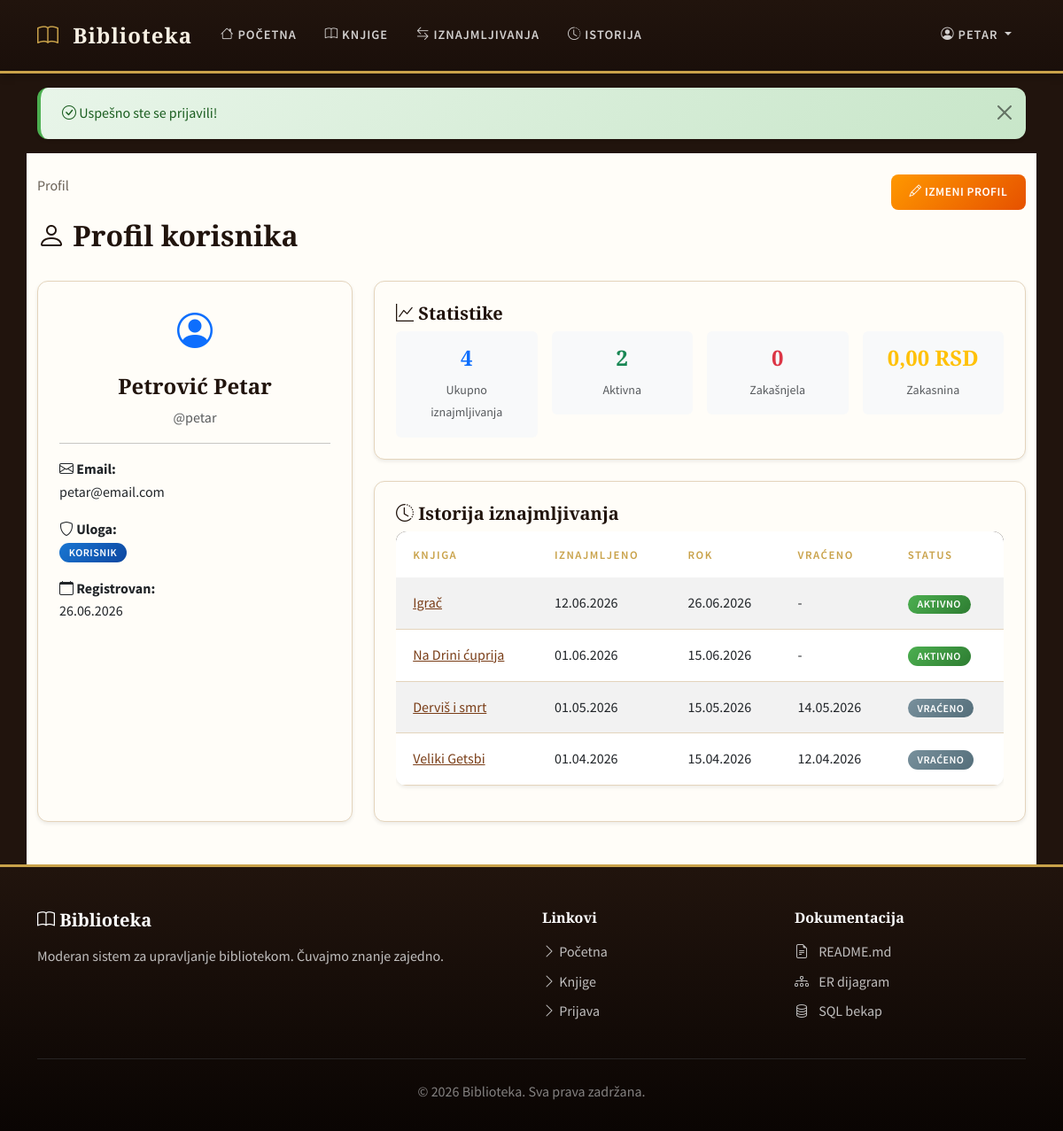
/index.php?page=user_profile (signed in), run on the app's committed database.
### tables this page shows
CREATE TABLE `users` (
    `id` INT UNSIGNED NOT NULL AUTO_INCREMENT,
    `username` VARCHAR(50) NOT NULL,
    `password` VARCHAR(255) NOT NULL,
    `email` VARCHAR(100) NOT NULL,
    `full_name` VARCHAR(100) NOT NULL,
    `role` ENUM('user', 'employee') NOT NULL DEFAULT 'user',
    `created_at` TIMESTAMP NOT NULL DEFAULT CURRENT_TIMESTAMP,
    PRIMARY KEY (`id`),
    UNIQUE KEY `uk_username` (`username`),
    UNIQUE KEY `uk_email` (`email`)
);

CREATE TABLE `rentals` (
    `id` INT UNSIGNED NOT NULL AUTO_INCREMENT,
    `book_id` INT UNSIGNED NOT NULL,
    `user_id` INT UNSIGNED NOT NULL,
    `rental_date` DATE NOT NULL,
    `due_date` DATE NOT NULL,
    `return_date` DATE DEFAULT NULL,
    `status` ENUM('active', 'returned', 'late') NOT NULL DEFAULT 'active',
    `late_fee` DECIMAL(10,2) NOT NULL DEFAULT 0.00,
    `created_at` TIMESTAMP NOT NULL DEFAULT CURRENT_TIMESTAMP,
    PRIMARY KEY (`id`),
    KEY `idx_book_id` (`book_id`),
    KEY `idx_user_id` (`user_id`),
    KEY `idx_status` (`status`),
    KEY `idx_rental_date` (`rental_date`),
    KEY `idx_due_date` (`due_date`),
    CONSTRAINT `fk_rentals_book` FOREIGN KEY (`book_id`) REFERENCES `books` (`id`) ON DELETE RESTRICT ON UPDATE CASCADE,
    CONSTRAINT `fk_rentals_user` FOREIGN KEY (`user_id`) REFERENCES `users` (`id`) ON DELETE RESTRICT ON UPDATE CASCADE
);

CREATE TABLE `books` (
    `id` INT UNSIGNED NOT NULL AUTO_INCREMENT,
    `title` VARCHAR(200) NOT NULL,
    `author` VARCHAR(100) NOT NULL,
    `isbn` VARCHAR(20) DEFAULT NULL,
    `genre` VARCHAR(50) DEFAULT NULL,
    `year` INT DEFAULT NULL,
    `available_copies` INT NOT NULL DEFAULT 0,
    `total_copies` INT NOT NULL DEFAULT 1,
    `description` TEXT DEFAULT NULL,
    `cover_image` VARCHAR(255) DEFAULT NULL,
    `created_at` TIMESTAMP NOT NULL DEFAULT CURRENT_TIMESTAMP,
    PRIMARY KEY (`id`),
    UNIQUE KEY `uk_isbn` (`isbn`),
    KEY `idx_author` (`author`),
    KEY `idx_genre` (`genre`),
    KEY `idx_year` (`year`)
);

### controllers/BaseController.php (called while the page is built)
<?php
class BaseController {
    protected $viewBasePath;
    public function __construct($viewBasePath) {
        $this->viewBasePath = rtrim($viewBasePath, '/');
    }
    protected function render($viewPath) {
        require $this->viewBasePath . '/' . ltrim($viewPath, '/');
    }
}

### controllers/UserController.php (called while the page is built, shortened)
<?php
class UserController extends BaseController {
    public function profile() {
        $this->render('users/profile.php');
    }
}

### index.php (called while the page is built, shortened)
<?php
require_once __DIR__ . '/config/database.php';
require_once __DIR__ . '/helpers/functions.php';
require_once __DIR__ . '/helpers/auth.php';
require_once __DIR__ . '/models/User.php';
require_once __DIR__ . '/controllers/BaseController.php';
require_once __DIR__ . '/controllers/UserController.php';
$page = $_GET['page'] ?? 'home';
require_once __DIR__ . '/views/layouts/header.php';
$viewBasePath = __DIR__ . '/views';
$routes = [
    'home' => [new PageController($viewBasePath), 'home'],
    'login' => [new PageController($viewBasePath), 'login'],
    'register' => [new PageController($viewBasePath), 'register'],
    'logout' => [new PageController($viewBasePath), 'logout'],
    'books' => [new BookController($viewBasePath), 'index'],
    'book_show' => [new BookController($viewBasePath), 'show'],
    'book_create' => [new BookController($viewBasePath), 'create'],
    'book_edit' => [new BookController($viewBasePath), 'edit'],
    'book_delete' => [new BookController($viewBasePath), 'delete'],
    'rentals' => [new RentalController($viewBasePath), 'index'],
    'rental_create' => [new RentalController($viewBasePath), 'create'],
    'rental_return' => [new RentalController($viewBasePath), 'returnBook'],
    'rental_history' => [new RentalController($viewBasePath), 'history'],
    'users' => [new UserController($viewBasePath), 'index'],
    'user_profile' => [new UserController($viewBasePath), 'profile'],
    'user_edit' => [new UserController($viewBasePath), 'edit'],
    'user_delete' => [new UserController($viewBasePath), 'delete'],
    'statistics' => [new StatisticsController($viewBasePath), 'index'],
];
$route = $routes[$page] ?? [new PageController($viewBasePath), 'notFound'];
call_user_func($route);
require_once __DIR__ . '/views/layouts/footer.php';
?>

### helpers/auth.php (called while the page is built, shortened)
<?php
function isLoggedIn() {
    return isset($_SESSION['user_id']);
}
function isEmployee() {
    return $_SESSION['user_role'] === 'employee';
}

### config/database.php (called while the page is built, shortened)
<?php
class Database {
    private static $instance = null;
    private $connection;
    private function __construct() {
        try {
            $dsn = "mysql:host=" . DB_HOST . ";port=" . DB_PORT . ";dbname=" . DB_NAME . ";charset=utf8mb4";
            $this->connection = new PDO($dsn, DB_USER, DB_PASS, [
                PDO::ATTR_ERRMODE => PDO::ERRMODE_EXCEPTION,
                PDO::ATTR_DEFAULT_FETCH_MODE => PDO::FETCH_ASSOC,
                PDO::ATTR_EMULATE_PREPARES => false
            ]);
        } catch (PDOException $e) {
            error_log('Greška pri konekciji sa bazom: ' . $e->getMessage());
            die('Konekcija sa bazom trenutno nije dostupna. Proverite podešavanja u config/database.php.');
        }
    }
    public static function getInstance() {
        if (self::$instance === null) {
            self::$instance = new self();
        }
        return self::$instance;
    }
    public function getConnection() {
        return $this->connection;
    }
}
function getDB() {
    return Database::getInstance()->getConnection();
}

### models/User.php (called while the page is built, shortened)
<?php
class User {
    private $db;
    public function __construct() {
        $this->db = getDB();
    }
    public function getById($id) {
        $stmt = $this->db->prepare("SELECT id, username, email, full_name, role, created_at FROM users WHERE id = ?");
        $stmt->execute([$id]);
        return $stmt->fetch();
    }
    public function getRentalHistory($userId) {
        $stmt = $this->db->prepare("
            SELECT r.*, b.title as book_title, b.author as book_author
            FROM rentals r
            JOIN books b ON r.book_id = b.id
            WHERE r.user_id = ?
            ORDER BY r.rental_date DESC
        ");
        $stmt->execute([$userId]);
        return $stmt->fetchAll();
    }
}

### helpers/functions.php (called while the page is built, shortened)
<?php
function e($string) {
    return htmlspecialchars($string, ENT_QUOTES, 'UTF-8');
}
function formatDate($date) {
    if (!$date) return '-';
    return date('d.m.Y', strtotime($date));
}
function formatCurrency($amount) {
    return number_format($amount, 2, ',', '.') . ' RSD';
}

### views/users/profile.php (the view, shortened to what this page needs)
<?php
$userModel = new User();
$userId = intval($_GET['id'] ?? $_SESSION['user_id']);
$korisnik = $userModel->getById($userId);
$istorijaIznajmljivanja = $userModel->getRentalHistory($userId);
$ukupnoIznajmljivanja = count($istorijaIznajmljivanja);
$aktivnaIznajmljivanja = 0;
$kasnaIznajmljivanja = 0;
$ukupnaZakasnina = 0;
foreach ($istorijaIznajmljivanja as $iznajmljivanje) {
    if ($iznajmljivanje['status'] === 'active') {
        $aktivnaIznajmljivanja++;
    } elseif ($iznajmljivanje['status'] === 'late') {
        $kasnaIznajmljivanja++;
    }
    $ukupnaZakasnina += $iznajmljivanje['late_fee'];
}
?>
<div class="row mb-4">
    <div class="col-md-8">
        <nav aria-label="breadcrumb">
            <ol class="breadcrumb">
                <li class="breadcrumb-item active">Profil</li>
            </ol>
        </nav>
        <h2><i class="bi bi-person"></i> Profil korisnika</h2>
    </div>
    <div class="col-md-4 text-end">
        <?php if (isEmployee() || $userId == $_SESSION['user_id']): ?>
            <a href="/index.php?page=user_edit&id=<?= $korisnik['id'] ?>" class="btn btn-warning">
                <i class="bi bi-pencil"></i> Izmeni profil
            </a>
        <?php endif; ?>
    </div>
</div>
<div class="row">
    <div class="col-md-4 mb-4">
        <div class="card h-100">
            <div class="card-body">
                <div class="text-center mb-3">
                    <i class="bi bi-person-circle fs-1 text-primary"></i>
                </div>
                <h4 class="text-center"><?= e($korisnik['full_name']) ?></h4>
                <p class="text-center text-muted">@<?= e($korisnik['username']) ?></p>
                <hr>
                <div class="mb-3">
                    <strong><i class="bi bi-envelope"></i> Email:</strong>
                    <p><?= e($korisnik['email']) ?></p>
                </div>
                <div class="mb-3">
                    <strong><i class="bi bi-shield"></i> Uloga:</strong>
                    <p>
                        <?php
                        $ulogaTekstovi = [
                            'employee' => 'Zaposleni',
                            'user' => 'Korisnik'
                        ];
                        $ulogaKlase = [
                            'employee' => 'bg-primary',
                            'user' => 'bg-info'
                        ];
                        ?>
                        <span class="badge <?= $ulogaKlase[$korisnik['role']] ?? 'bg-secondary' ?>">
                            <?= $ulogaTekstovi[$korisnik['role']] ?? $korisnik['role'] ?>
                        </span>
                    </p>
                </div>
                <div class="mb-3">
                    <strong><i class="bi bi-calendar"></i> Registrovan:</strong>
                    <p><?= formatDate($korisnik['created_at']) ?></p>
                </div>
            </div>
        </div>
    </div>
    <div class="col-md-8 mb-4">
        <div class="card mb-4">
            <div class="card-body">
                <h5 class="card-title"><i class="bi bi-graph-up"></i> Statistike</h5>
                <div class="row g-3">
                    <div class="col-md-3">
                        <div class="text-center p-3 bg-light rounded">
                            <h4 class="text-primary"><?= $ukupnoIznajmljivanja ?></h4>
                            <small class="text-muted">Ukupno iznajmljivanja</small>
                        </div>
                    </div>
                    <div class="col-md-3">
                        <div class="text-center p-3 bg-light rounded">
                            <h4 class="text-success"><?= $aktivnaIznajmljivanja ?></h4>
                            <small class="text-muted">Aktivna</small>
                        </div>
                    </div>
                    <div class="col-md-3">
                        <div class="text-center p-3 bg-light rounded">
                            <h4 class="text-danger"><?= $kasnaIznajmljivanja ?></h4>
                            <small class="text-muted">Zakašnjela</small>
                        </div>
                    </div>
                    <div class="col-md-3">
                        <div class="text-center p-3 bg-light rounded">
                            <h4 class="text-warning"><?= formatCurrency($ukupnaZakasnina) ?></h4>
                            <small class="text-muted">Zakasnina</small>
                        </div>
                    </div>
                </div>
            </div>
        </div>
        <div class="card">
            <div class="card-body">
                <h5 class="card-title"><i class="bi bi-clock-history"></i> Istorija iznajmljivanja</h5>
                <?php if (empty($istorijaIznajmljivanja)): ?>
                    <div class="alert alert-info">
                        <i class="bi bi-info-circle"></i> Nema istorije iznajmljivanja.
                    </div>
                <?php else: ?>
                    <div class="table-responsive">
                        <table class="table table-sm table-striped">
                            <thead>
                                <tr>
                                    <th>Knjiga</th>
                                    <th>Iznajmljeno</th>
                                    <th>Rok</th>
                                    <th>Vraćeno</th>
                                    <th>Status</th>
                                </tr>
                            </thead>
                            <tbody>
                                <?php foreach ($istorijaIznajmljivanja as $iznajmljivanje): ?>
                                    <tr>
                                        <td>
                                            <a href="/index.php?page=book_show&id=<?= $iznajmljivanje['book_id'] ?>">
                                                <?= e($iznajmljivanje['book_title']) ?>
                                            </a>
                                        </td>
                                        <td><?= formatDate($iznajmljivanje['rental_date']) ?></td>
                                        <td><?= formatDate($iznajmljivanje['due_date']) ?></td>
                                        <td><?= formatDate($iznajmljivanje['return_date']) ?></td>
                                        <td>
                                            <?php
                                            $statusKlase = [
                                                'active' => 'bg-success',
                                                'late' => 'bg-danger',
                                                'returned' => 'bg-secondary'
                                            ];
                                            $statusTekstovi = [
                                                'active' => 'Aktivno',
                                                'late' => 'Zakašnjelo',
                                                'returned' => 'Vraćeno'
                                            ];
                                            ?>
                                            <span class="badge <?= $statusKlase[$iznajmljivanje['status']] ?? 'bg-secondary' ?>">
                                                <?= $statusTekstovi[$iznajmljivanje['status']] ?? $iznajmljivanje['status'] ?>
                                            </span>
                                        </td>
                                    </tr>
                                <?php endforeach; ?>
                            </tbody>
                        </table>
                    </div>
                <?php endif; ?>
            </div>
        </div>
    </div>
</div>

### data on the page
users: full_name "Petrović Petar", username "petar", email "petar@email.com", role "KORISNIK", created_at "26.06.2026"
rentals: book.title "Igrač", rental_date "12.06.2026", due_date "26.06.2026", return_date "-", status "AKTIVNO"
rentals: book.title "Na Drini ćuprija", rental_date "01.06.2026", due_date "15.06.2026", return_date "-", status "AKTIVNO"
rentals: book.title "Derviš i smrt", rental_date "01.05.2026", due_date "15.05.2026", return_date "14.05.2026", status "VRAĆENO"
rentals: book.title "Veliki Getsbi", rental_date "01.04.2026", due_date "15.04.2026", return_date "12.04.2026", status "VRAĆENO"

### other printed values
$_SESSION['username'] "PETAR"
$success "Uspešno ste se prijavili!"
$ukupnoIznajmljivanja "4"
$aktivnaIznajmljivanja "2"
$kasnaIznajmljivanja "0"
formatCurrency($ukupnaZakasnina) "0,00 RSD"
